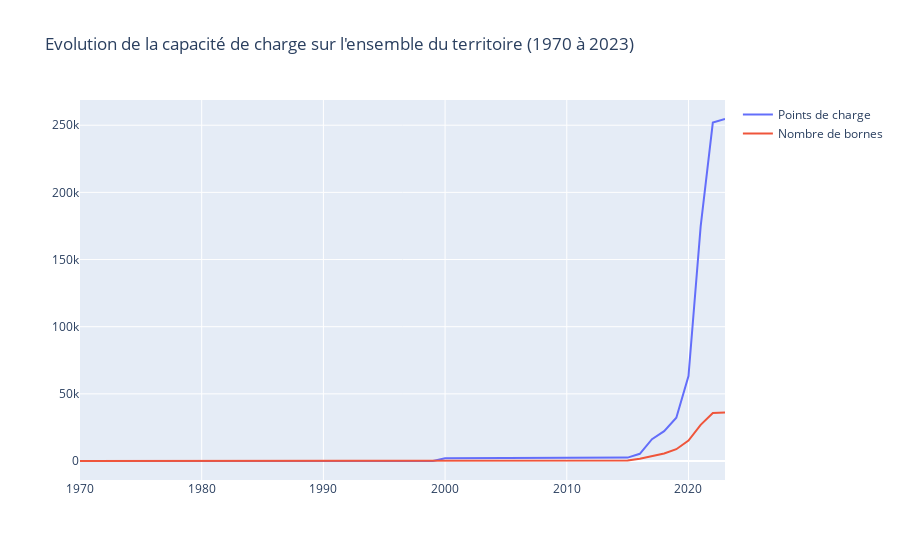

Notebook source saved alongside this figure:
### Code cell
fig = go.Figure()
fig.add_trace(go.Line(name = "Points de charge", x = nb.index.year, y = nb["total_pdc"]))
fig.add_trace(go.Line(name = "Nombre de bornes", x = nb.index.year, y = nb["total_bornes"]))
fig.update_layout(title = "Evolution de la capacité de charge sur l'ensemble du territoire (1970 à 2023)")
fig.show()

### Figure 1 — Plotly figure (JSON) as saved in the notebook; plotly's stock layout.template omitted (floating-point values rounded to 4 significant figures)
{"data": [{"name": "Points de charge", "type": "scatter", "x": [1970, 1971, 1972, 1973, 1974, 1975, 1976, 1977, 1978, 1979, 1980, 1981, 1982, 1983, 1984, 1985, 1986, 1987, 1988, 1989, 1990, 1991, 1992, 1993, 1994, 1995, 1996, 1997, 1998, 1999, 2000, 2001, 2002, 2003, 2004, 2005, 2006, 2007, 2008, 2009, 2010, 2011, 2012, 2013, 2014, 2015, 2016, 2017, 2018, 2019, 2020, 2021, 2022, 2023], "y": [24, 24, 24, 24, 24, 24, 29, 29, 29, 29, 29, 29, 29, 29, 29, 29, 29, 29, 29, 29, 29, 29, 29, 29, 29, 29, 29, 29, 29, 57, 2060, 2060, 2068, 2068, 2068, 2068, 2068, 2068, 2068, 2068, 2068, 2068, 2132, 2132, 2146, 2532, 5388, 16282, 22218, 32222, 63310, 174733, 251934, 254620]}, {"name": "Nombre de bornes", "type": "scatter", "x": [1970, 1971, 1972, 1973, 1974, 1975, 1976, 1977, 1978, 1979, 1980, 1981, 1982, 1983, 1984, 1985, 1986, 1987, 1988, 1989, 1990, 1991, 1992, 1993, 1994, 1995, 1996, 1997, 1998, 1999, 2000, 2001, 2002, 2003, 2004, 2005, 2006, 2007, 2008, 2009, 2010, 2011, 2012, 2013, 2014, 2015, 2016, 2017, 2018, 2019, 2020, 2021, 2022, 2023], "y": [5, 5, 5, 5, 5, 5, 6, 6, 6, 6, 6, 6, 6, 6, 6, 6, 6, 6, 6, 6, 6, 6, 6, 6, 6, 6, 6, 6, 6, 13, 235, 235, 236, 236, 236, 236, 236, 236, 236, 236, 236, 236, 244, 244, 253, 444, 1666, 3753, 5548, 8781, 15188, 26918, 35772, 36076]}], "layout": {"title": {"text": "Evolution de la capacité de charge sur l'ensemble du territoire (1970 à 2023)"}}}
